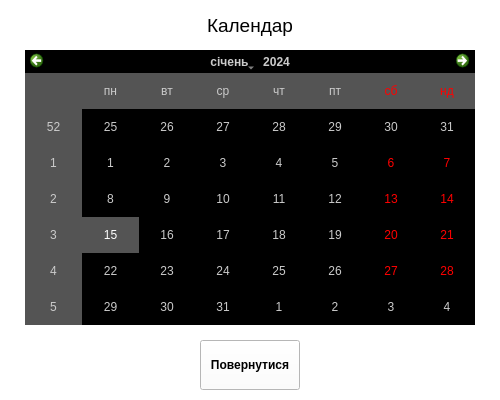
<?xml version="1.0" encoding="UTF-8"?>
<ui version="4.0">
 <class>Form</class>
 <widget class="QWidget" name="Form">
  <property name="geometry">
   <rect>
    <x>0</x>
    <y>0</y>
    <width>500</width>
    <height>400</height>
   </rect>
  </property>
  <property name="windowTitle">
   <string>Form</string>
  </property>
  <property name="styleSheet">
   <string notr="true">background-color: rgb(255, 255, 255);</string>
  </property>
  <widget class="QLabel" name="label_3">
   <property name="geometry">
    <rect>
     <x>150</x>
     <y>0</y>
     <width>200</width>
     <height>50</height>
    </rect>
   </property>
   <property name="font">
    <font>
     <pointsize>14</pointsize>
    </font>
   </property>
   <property name="text">
    <string>Календар</string>
   </property>
   <property name="alignment">
    <set>Qt::AlignCenter</set>
   </property>
  </widget>
  <widget class="QCalendarWidget" name="calendarWidget">
   <property name="geometry">
    <rect>
     <x>25</x>
     <y>50</y>
     <width>450</width>
     <height>275</height>
    </rect>
   </property>
   <property name="styleSheet">
    <string notr="true">
color: rgb(203, 203, 203);
background-color: rgb(0, 0, 0);
selection-color: rgb(255, 255, 255);
alternate-background-color: rgb(84, 84, 84);
selection-background-color: rgb(84, 84, 84);
selection-color: rgb(255, 255, 255);
gridline-color: rgb(255, 255, 255);</string>
   </property>
   <property name="locale">
    <locale language="Ukrainian" country="Ukraine"/>
   </property>
   <property name="gridVisible">
    <bool>false</bool>
   </property>
   <property name="navigationBarVisible">
    <bool>true</bool>
   </property>
  </widget>
  <widget class="QPushButton" name="pushButton">
   <property name="geometry">
    <rect>
     <x>200</x>
     <y>340</y>
     <width>100</width>
     <height>50</height>
    </rect>
   </property>
   <property name="font">
    <font>
     <weight>75</weight>
     <bold>true</bold>
    </font>
   </property>
   <property name="text">
    <string>Повернутися</string>
   </property>
  </widget>
 </widget>
 <resources/>
 <connections/>
</ui>
